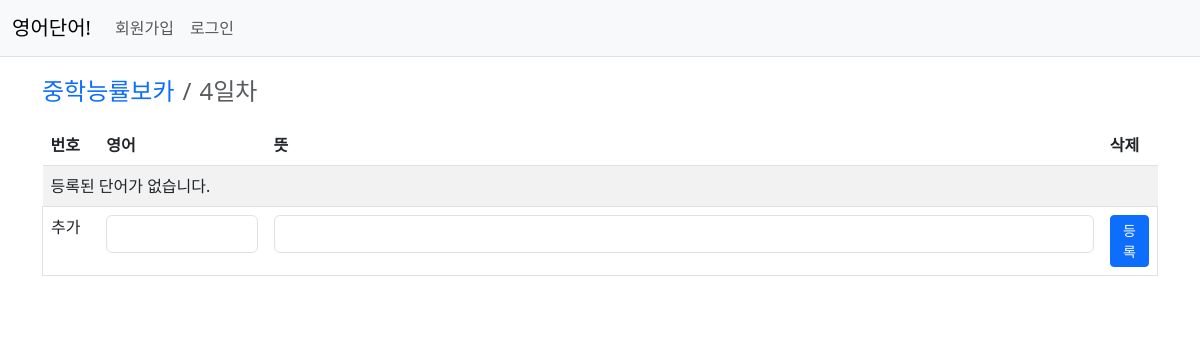
Page /word/day/10/ on the earlier database version.
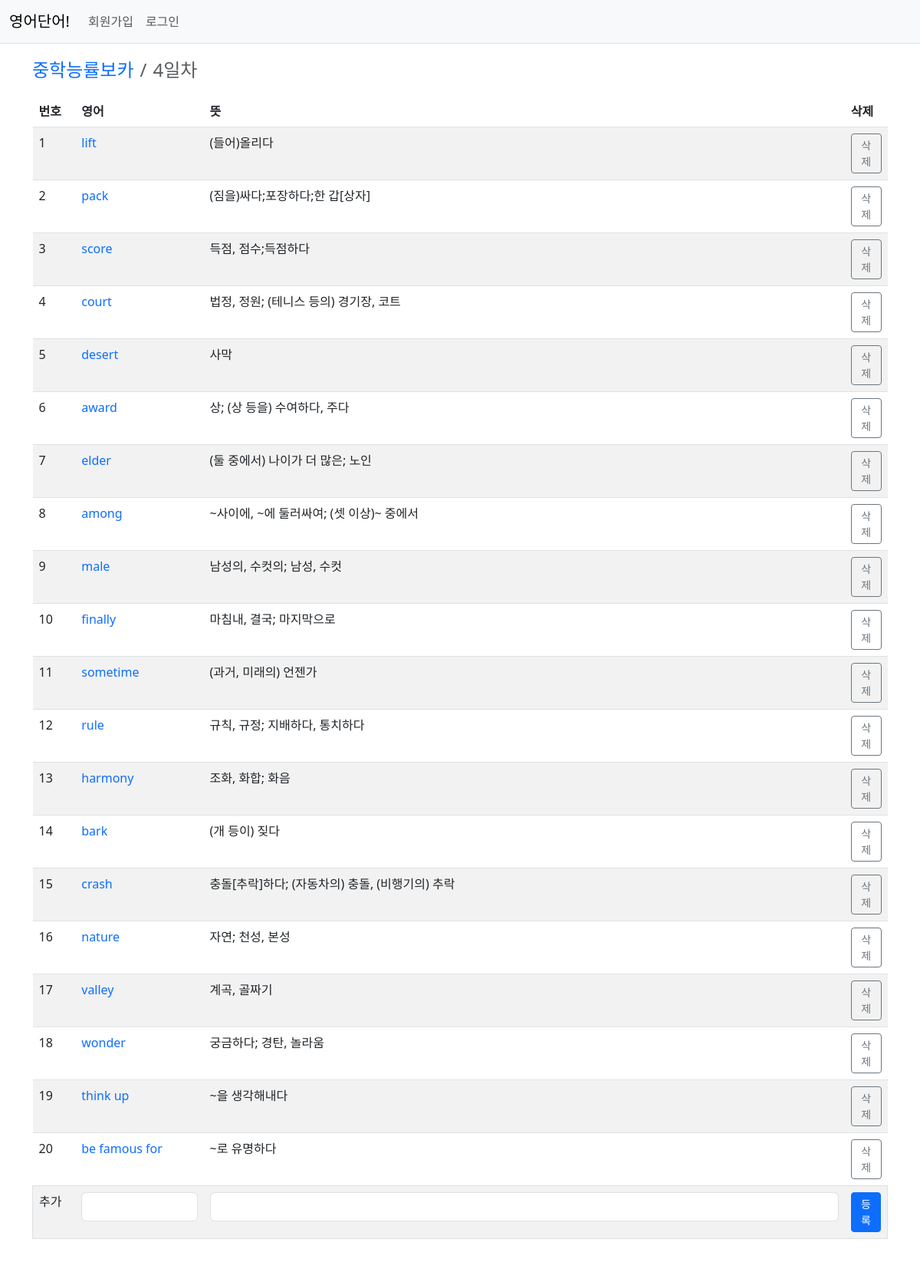
Same page on the later database version.
### word/models.py (models this page shows, shortened)
class Word(models.Model):
    day = models.ForeignKey(Day, on_delete=models.CASCADE)
    english = models.CharField(max_length=100)
    korean = models.CharField(max_length=200)
    create_user = models.ForeignKey(User, on_delete=models.CASCADE)
    create_date = models.DateTimeField()

### word/views/day_views.py (the view)
# urls.py: path('day/<int:day_id>/', day_views.day_detail, name='day_detail'),
def day_detail(request, day_id):
    day = get_object_or_404(Day, pk=day_id)
    context = {'day': day, 'title_tag': (day.book.name + " > " + day.name)}
    return render(request, 'word/day_detail.html', context)

### templates/word/day_detail.html (shortened to what this page needs)
{% extends 'base.html' %}
{% load pybo_filter %}
{% block content %}
<div class="container my-3">
    <nav aria-label="breadcrumb">
        <ol class="breadcrumb">
            <li class="breadcrumb-item fs-4"><a href="{% url 'word:book_detail' day.book.id%}">{{day.book.name}}</a></li>
            <li class="breadcrumb-item active fs-4" aria-current="page">{{day.name}}</li>
        </ol>
    </nav>
    <form method="post" action="{% url 'word:word_create' day.id%}">
        <table class="table table-striped">
            <colgroup>
                <col width="5%" />
                <col width="15%" />
                <col />
                <col width="5%" />
            </colgroup>
            <thead>
                <tr>
                    <th>번호</th>
                    <th>영어</th>
                    <th>뜻</th>
                    <th>삭제</th>
                </tr>
            </thead>
            <tbody>
                {% if day.word_set.count == 0 %}
                <tr>
                    <td colspan="4">등록된 단어가 없습니다.</td>
                </tr>
                {% else %}
                {% for word in day.word_set.all %}
                <tr>
                    <td>{{forloop.counter}}</td>
                    <td><a id="id_{{word.id}}" onclick="g_gout({{word.id}})" href="javascript:void(0);">{{word.english}}</a></td>
                    <td>
                        {{word.korean}}
                    </td>
                    <td>
                        <a href="#" class="delete btn btn-sm btn-outline-secondary "
                            data-uri="{% url 'word:word_delete' word.id  %}">삭제</a>
                </tr>
                {% endfor %}
                {% endif %}
                <tr class="border">
                    <td>추가</td>
                    <td><input id="english" type="text" name="english" class="form-control"/></td>
                    <td>
                        <input style="width:100%;" class="korean form-control" type="text" name="korean" style="ime-mode:active;"/>
                    </td>
                    <td>
                        <button type="submit" class="btn btn-primary btn-sm">등록</button>
                    </td>
                </tr>
            </tbody>
        </table>
    </form>
    <button class="btn" onclick="g_gout()"></button>
</div>
{% endblock %}

Differences in the rows shown:
added Word: english "lift", korean "(들어)올리다"
added Word: english "pack", korean "(짐을)싸다;포장하다;한 갑[상자]"
added Word: english "score", korean "득점, 점수;득점하다"
added Word: english "court", korean "법정, 정원; (테니스 등의) 경기장, 코트"
added Word: english "desert", korean "사막"
added Word: english "award", korean "상; (상 등을) 수여하다, 주다"
added Word: english "elder", korean "(둘 중에서) 나이가 더 많은; 노인"
added Word: english "among", korean "~사이에, ~에 둘러싸여; (셋 이상)~ 중에서"
added Word: english "male", korean "남성의, 수컷의; 남성, 수컷"
added Word: english "finally", korean "마침내, 결국; 마지막으로"
added Word: english "sometime", korean "(과거, 미래의) 언젠가"
added Word: english "rule", korean "규칙, 규정; 지배하다, 통치하다"
added Word: english "harmony", korean "조화, 화합; 화음"
added Word: english "bark", korean "(개 등이) 짖다"
added Word: english "crash", korean "충돌[추락]하다; (자동차의) 충돌, (비행기의) 추락"
added Word: english "nature", korean "자연; 천성, 본성"
added Word: english "valley", korean "계곡, 골짜기"
added Word: english "wonder", korean "궁금하다; 경탄, 놀라움"
added Word: english "think up", korean "~을 생각해내다"
added Word: english "be famous for", korean "~로 유명하다"
Other differences:
text no longer shown: "등록된 단어가 없습니다."
